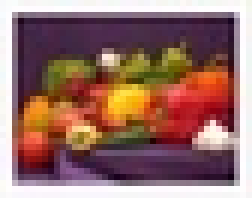
#> input picture Aula4/images/pimenta.jpg, 42 x 33 px, shrunk from 255 x 198 before the run, found by its file name (shown 6 times larger)
$ jupyter execute 'Conversão_de_modelos_de_representação.ipynb'
#> lines starting #> are read from the running program, lines starting #| are printed output that depends on the picture
# Aula 4 (14/10/2022)
### Nome: Adriel Bombonato Guidini Godinho
### RA: 191011631

---

# Conversão de modelos de representação de imagens coloridas

Modelos de cor, também chamados de espaço de cores e sistema de cores, têm propósito de facilitar a representação de uma cor dentro de um padrão. Um espaço de cores é uma representação de sistemas de coordenadas, em que cada ponto é uma cor específica. Variar coordenadas de diferentes espaços gera diferentes mudanças.

[cell 1]
import cv2
import numpy as np
from matplotlib import pyplot as plt

[cell 2]
# Tipos de modelos de representação de cores presentes no Opencv
flags = [i for i in dir(cv2) if i.startswith('COLOR_')]
print(flags[0:20])

### RGB

O sistema RBG é muito conhecido e é representado por um cubo que varia em 3 eixos: **B**lue, **G**reen e **R**ed.

A imagem no Opencv é lida em BGR, portanto, devemos convertê-la para plotar em RGB.

[cell 3]
#BGR:

# Leitura da imagem em BGR
img_BGR = cv2.imread('images\pimenta.jpg')
#> img_BGR is the input picture: shape (33, 42, 3); mean B, G, R 103.2, 109.8, 150.4

# Conversão manual para RGB
img_RGB = cv2.cvtColor(img_BGR, cv2.COLOR_BGR2RGB)

# Plotar todos os resultados, sendo que o matplotlib automaticamente plota em RGB
titles = ['Imagem em BGR', 'Imagem em RGB']
images = [img_RGB, img_BGR]
for i in range(2):
    images[i] = cv2.cvtColor(images[i], cv2.COLOR_BGR2RGB)
    plt.subplot(1,2,i+1),plt.imshow(images[i])
    plt.title(titles[i])
    plt.xticks([]),plt.yticks([])
#> after the loop, images = 2 items
plt.show()
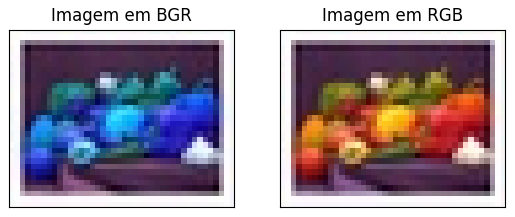
#> figure drawn by matplotlib, 2 panels; B, G, R data is drawn as R, G, B

### HSV

O sistema **HSV**, ou **HSB**, é descrito em **H**ue, **S**aturation e **V**alue/**B**rightness. Ele se destaca pela facilidade de trocar de uma cor para outra alterando apenas um valor, o que facilita o entendimento do processo. Uma cor com valor ou brilho máximo é análogo a utilizar uma luz puramente branca em um objeto colorido.

[cell 4]
# HSV:

# Conversão para HSV
img_HSV = cv2.cvtColor(img_BGR, cv2.COLOR_BGR2HSV)
#> img_HSV: shape (33, 42, 3); mean H, S, V 96, 114.4, 151.2

# Plotar todos os resultados
titles = ['Imagem em BGR', 'Imagem em RGB', 'Imagem em HSV']
images = [img_RGB, img_BGR, img_HSV]
for i in range(3):
    images[i] = cv2.cvtColor(images[i], cv2.COLOR_BGR2RGB)
    plt.subplot(1,3,i+1),plt.imshow(images[i])
    plt.title(titles[i])
    plt.xticks([]),plt.yticks([])
#> after the loop, images = 3 items
plt.show()
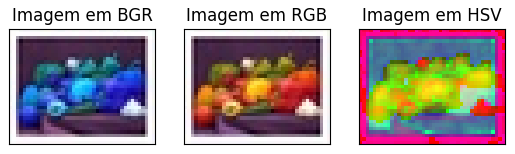
#> figure drawn by matplotlib, 3 panels; B, G, R data is drawn as R, G, B

### Lab
O espaço de cores CIELAB, ou L*a*b*, expressa a cor em 3 diferentes formas. O L* representa a porcentagem de Lightness, enquanto a* e b* cores únicas da visão humana: amarelo, vermelho, verde e azul. Lab tem a vantagem de ser mais perceptivamente linear que outros espaços de cores, o que significa que uma mudança de um valor produz uma mudança de percepção igualmente importante.

[cell 5]
# Lab:

# Conversão para Lab
img_Lab = cv2.cvtColor(img_BGR, cv2.COLOR_BGR2LAB)
#> img_Lab: shape (33, 42, 3); mean of channels 0, 1, 2 127.4, 145, 138.8

# Plotar todos os resultados
titles = ['Imagem em BGR', 'Imagem em RGB', 'Imagem em HSV', 'Imagem em Lab']
images = [img_RGB, img_BGR, img_HSV, img_Lab]
for i in range(4):
    images[i] = cv2.cvtColor(images[i], cv2.COLOR_BGR2RGB)
    plt.subplot(2,2,i+1),plt.imshow(images[i])
    plt.title(titles[i])
    plt.xticks([]),plt.yticks([])
#> after the loop, images = 4 items
plt.show()
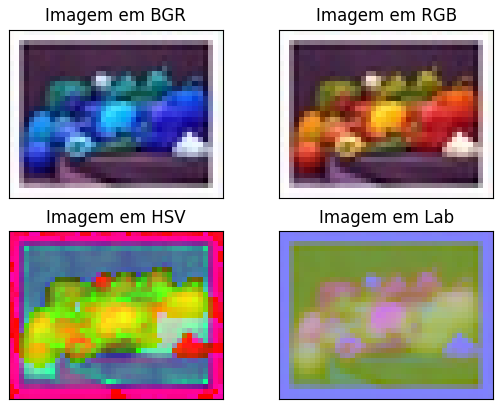
#> figure drawn by matplotlib, 4 panels; B, G, R data is drawn as R, G, B

### Luv

O CIE 1976 L*, u*, v*, ou Luv, foi criado com o mesmo objetivo do Lab, a uniformidade de percepção. Também opera no sistema de coordenadas CIEXYZ. A CIE recomenda a utilização do Lab para caracterização de superfícies coloridas, enquanto recomenda o Luv para displays de cores.

[cell 6]
# Luv:

# Conversão para Luv
img_Luv = cv2.cvtColor(img_BGR, cv2.COLOR_BGR2Luv)
#> img_Luv: shape (33, 42, 3); mean of channels 0, 1, 2 126.8, 116, 143.5

# Plotar todos os resultados
titles = ['Imagem em BGR', 'Imagem em RGB', 'Imagem em HSV', 'Imagem em Lab', 'Imagem em Luv']
images = [img_RGB, img_BGR, img_HSV, img_Lab, img_Luv]
for i in range(5):
    images[i] = cv2.cvtColor(images[i], cv2.COLOR_BGR2RGB)
    plt.subplot(3,2,i+1),plt.imshow(images[i])
    plt.title(titles[i])
    plt.xticks([]),plt.yticks([])
#> after the loop, images = 5 items
plt.show()
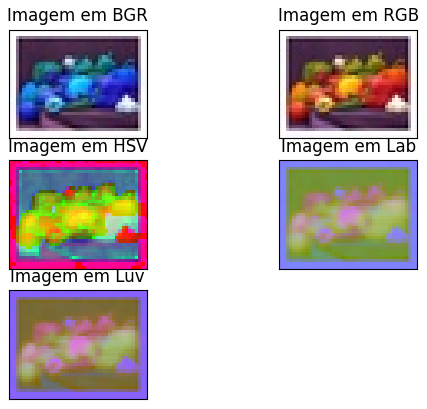
#> figure drawn by matplotlib, 5 panels; B, G, R data is drawn as R, G, B

### Grayscale
Imagem com apenas 1 canal, com níveis de intensidade de preto e branco.

[cell 7]
# Conversão para Lab
img_GRAY = cv2.cvtColor(img_BGR, cv2.COLOR_BGR2GRAY)
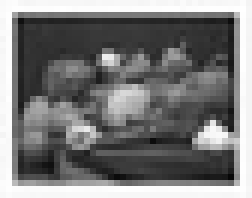
#> img_GRAY: shape (33, 42) (shown 6 times larger); min 7, max 255, mean 121.2

# Plotar todos os resultados
titles = ['Imagem em BGR', 'Imagem em RGB', 'Imagem em HSV', 'Imagem em Lab', 'Imagem em Luv', 'Imagem Grayscale']
images = [img_RGB, img_BGR, img_HSV, img_Lab, img_Luv, img_GRAY]
for i in range(6):
    images[i] = cv2.cvtColor(images[i], cv2.COLOR_BGR2RGB)
    plt.subplot(3,2,i+1),plt.imshow(images[i])
    plt.title(titles[i])
    plt.xticks([]),plt.yticks([])
#> after the loop, images = 6 items
plt.show()
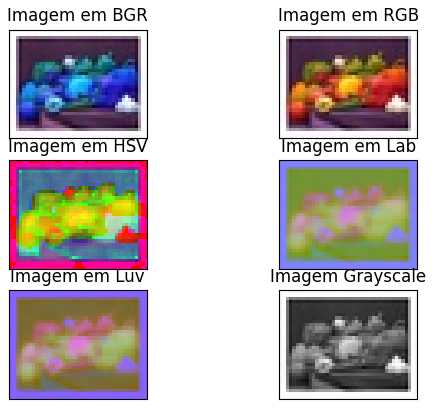
#> figure drawn by matplotlib, 6 panels; B, G, R data is drawn as R, G, B

## Corrigir distribuição de intensidades luminosa

[cell 8]
# Usando equalização de histograma com método CLAHE para evitar saturação de intensidade

img = cv2.imread('images\\forest.jpg', 0)
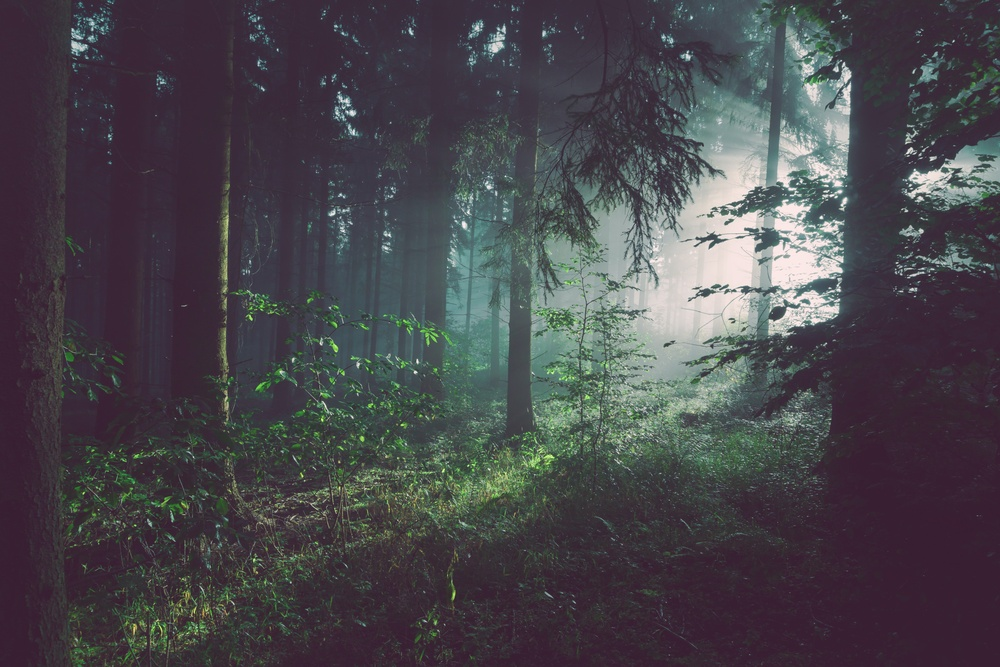
#> input picture Aula4/images/forest.jpg, 1000 x 667 px, shrunk from 6000 x 4000 before the run, found by its file name
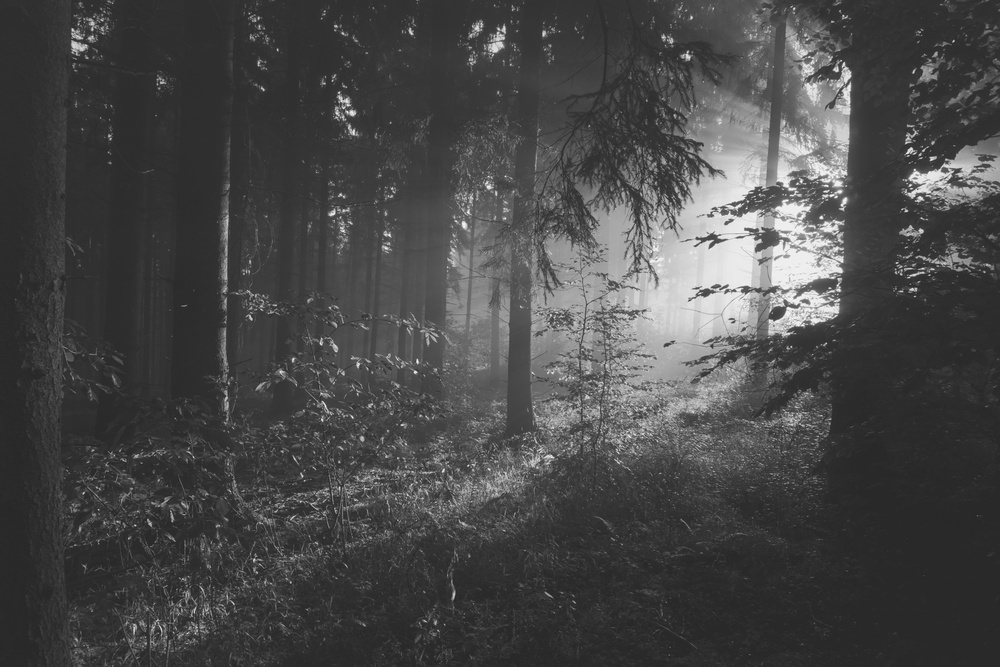
#> img: shape (667, 1000); min 31, max 251, mean 71.9

# Aplicando CLAHE na imagem
clahe = cv2.createCLAHE(clipLimit=30.0, tileGridSize=(8,8))
cl1 = clahe.apply(img)
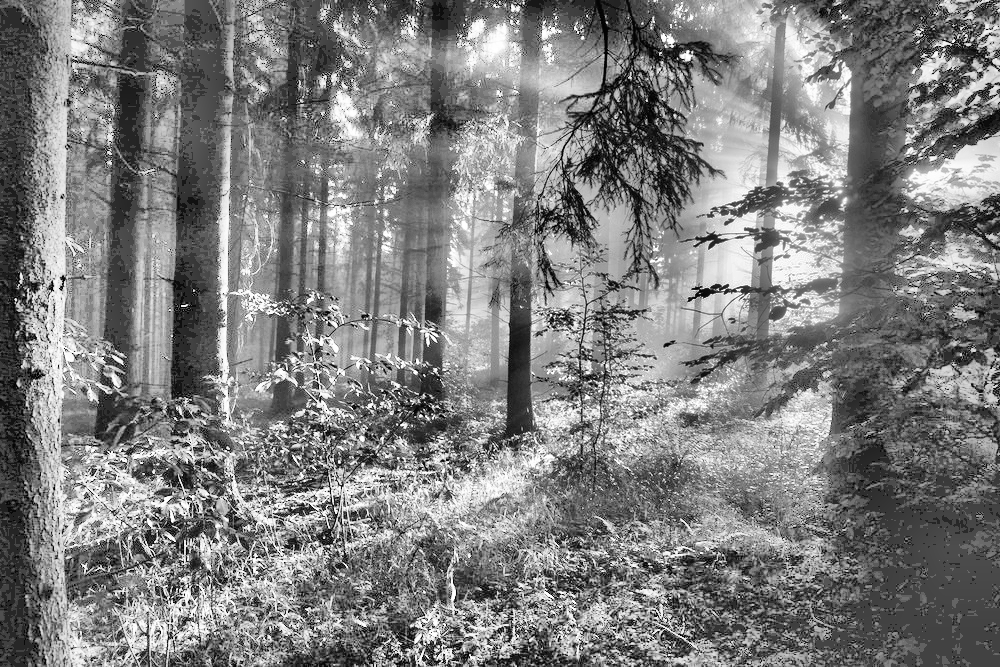
#> cl1: shape (667, 1000); min 0, max 255, mean 126.4

# Plotar todos os resultados
titles = ['Imagem original', 'Imagem com equalização']
images = [img, cl1]
plt.figure(figsize=(10, 7))
for i in range(2):
    images[i] = cv2.cvtColor(images[i], cv2.COLOR_BGR2RGB)
    plt.subplot(1,2,i+1),plt.imshow(images[i])
    plt.title(titles[i])
    plt.xticks([]),plt.yticks([])
#> after the loop, images = 2 items
plt.show()
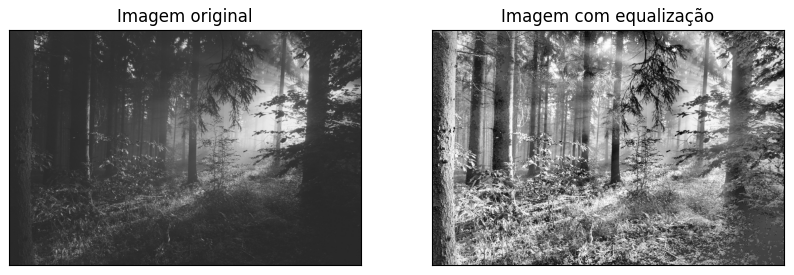
#> figure drawn by matplotlib, 2 panels
